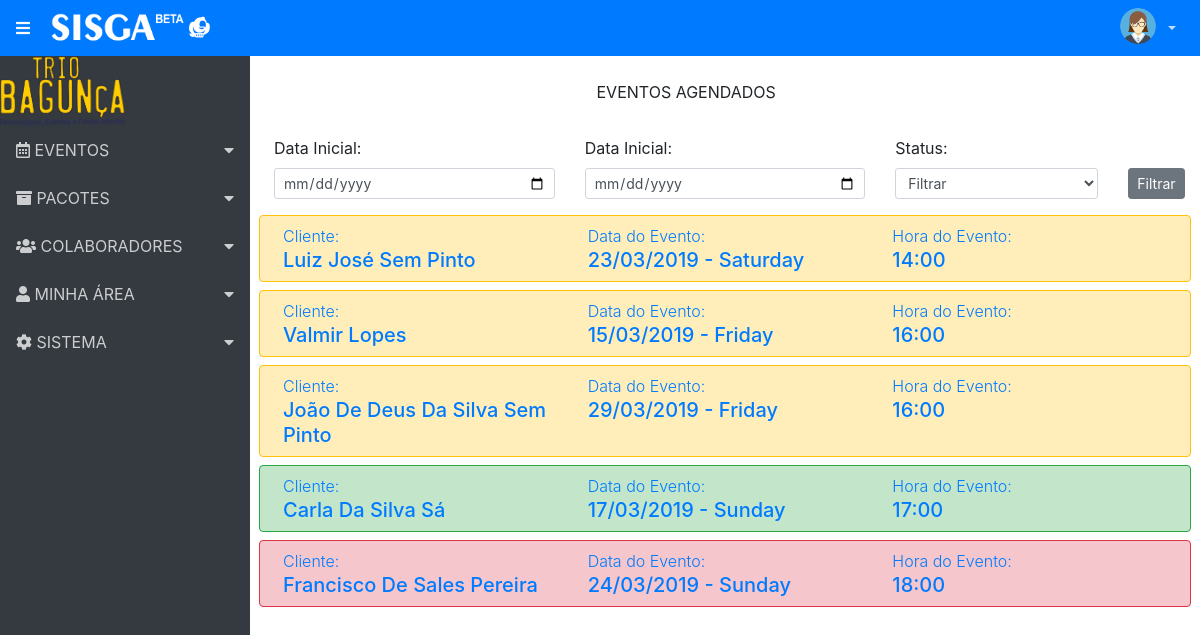
Page /index.php/agenda/Agendamentos on the committed database.
### tables this page shows
CREATE TABLE `evento` (
  `id_evento` int(11) NOT NULL,
  `nome_cli` varchar(50) NOT NULL,
  `niver_cli` varchar(50) NOT NULL,
  `idade_niver` varchar(15) NOT NULL,
  `data_evento` date NOT NULL,
  `email_cli` varchar(50) NOT NULL,
  `hora_evento` time NOT NULL,
  `nome_mae` varchar(100) NOT NULL,
  `nome_pai` varchar(100) NOT NULL,
  `cep_evento` varchar(11) NOT NULL,
  `rua_evento` text NOT NULL,
  `numero_evento` varchar(9) NOT NULL,
  `cidade_evento` varchar(50) NOT NULL,
  `bairro_evento` varchar(50) NOT NULL,
  `estado_evento` varchar(2) NOT NULL,
  `complemento_evento` text NOT NULL,
  `nome_emergencia` varchar(50) NOT NULL,
  `numero_emergencia` varchar(14) NOT NULL,
  `qtd_crianca_evento` varchar(5) NOT NULL,
  `idade_media_evento` varchar(15) NOT NULL,
  `id_pct` varchar(50) NOT NULL,
  `especificacao_pct` text NOT NULL,
  `psg_evento` text NOT NULL,
  `hora_chegada` time NOT NULL,
  `tempo_evento` time NOT NULL,
  `hora_adicional` time NOT NULL,
  `valor_pct` varchar(12) NOT NULL,
  `valor_total` varchar(12) NOT NULL,
  `sinal_valor` varchar(12) NOT NULL,
  `falta_pagar_valor` varchar(12) NOT NULL,
  `status_evento` varchar(10) NOT NULL
);

### application/controllers/Agenda.php (called while the page is built, shortened)
<?php
class Agenda extends CI_Controller {
	function __construct() {
		$this->load->library('form_validation');
	}
	public function Agendamentos(){
		$this->load->model('Agenda_model');
		$lista = $this->Agenda_model->MostraAgenda();
		$dados =  array('evento' => $lista, 'titulo' => 'Eventos Cadastrados');
		$this->load->view('header', $dados);
		$this->load->view('menu');
		$this->load->view('Agendamentos', $dados);
		$this->load->view('footer');
	}
}

### index.php (called while the page is built, shortened)
<?php
require_once BASEPATH.'core/CodeIgniter.php';

### application/models/Agenda_model.php (called while the page is built, shortened)
<?php
class Agenda_model extends CI_Model {
	public function MostraAgenda () {
		$this->db->order_by('hora_evento', 'ASC');
		return $this->db->get('evento')->result_array();
	}
}

### application/views/Agendamentos.php (the view, shortened to what this page needs)
	<div class="container p-4">
			<div class="form-group row">
				<div class="col-lg-3"></div>
				<div class="col-lg-5"><p class="text-center">EVENTOS AGENDADOS</p></div>
			  	<div class="col-lg-4">
				</div>
			</div>
		<form action="">
			<div class="form-group row">
				<div class="col-lg-4">
					<label for="DataInicio">Data Inicial: </label>
					<input type="date" name="inicio" id="DataInicio" class="form-control form-control-sm">
				</div>
				<div class="col-lg-4">
					<label for="DataFinal">Data Inicial: </label>
					<input type="date" name="fim" id="DataFinal" class="form-control form-control-sm">
				</div>
				<div class="col-lg-3">
					<label for="status">Status: </label>
					<select class="form-control form-control-sm" id="status">
						<option selected disabled>Filtrar</option>
					</select>
				</div>
				<div class="col-lg-1">
					<label for="status" class="text-white">Filtrar: </label>
					<button class="btn btn-secondary btn-sm" type="submit">Filtrar</button>
				</div>
			</div>
		</form>
			<?php foreach ($evento as $ev):
				$data = strftime('%d/%m/%Y - %A', strtotime($ev['data_evento']));
				if ($ev['status_evento'] == 'Confirmado') {
					$conf = "table-success border border-success";
				} elseif ($ev['status_evento'] == 'Pendente') {
					$conf = "table-warning border border-warning";
				} else {
					$conf = "table-danger border border-danger";
				}
				$mes = date('m', strtotime($ev['data_evento']));
				if (date('m') == $mes) {
			?>
			<a href="Agenda/DetalheEvento/<?= $ev['id_evento'] ?>" class="d-inline">
			<div class="row border border-primary rounded p-2 mb-2 <?= $conf; ?> text-decoration-none">
               <div class="col">
                   <span class="font-weight-light">Cliente: <br /></span>
                   <span class="h5 text-capitalize">
                   	<?= $ev['nome_cli'];?>
                   </span>
               </div>
               <div class="col">
                   <span class="font-weight-light">Data do Evento: <br /></span>
                   <span class="h5 text-capitalize"><?= $data; ?> </</span>
               </div>
               <div class="col">
                   <span class="font-weight-light">Hora do Evento: <br /></span>
                   <span class="h5 hora"><?= $ev['hora_evento']; ?></span>
               </div>
           </div>
		<?php
				}
			endforeach
		?>
</div>

### rows in the picture
evento: nome_cli "Luiz José Sem Pinto", data_evento "23/03/2019 - Saturday"
evento: nome_cli "Valmir Lopes", data_evento "15/03/2019 - Friday"
evento: nome_cli "João De Deus Da Silva Sem Pinto", data_evento "29/03/2019 - Friday"
evento: nome_cli "Carla Da Silva Sá", data_evento "17/03/2019 - Sunday"
evento: nome_cli "Francisco De Sales Pereira", data_evento "24/03/2019 - Sunday"
